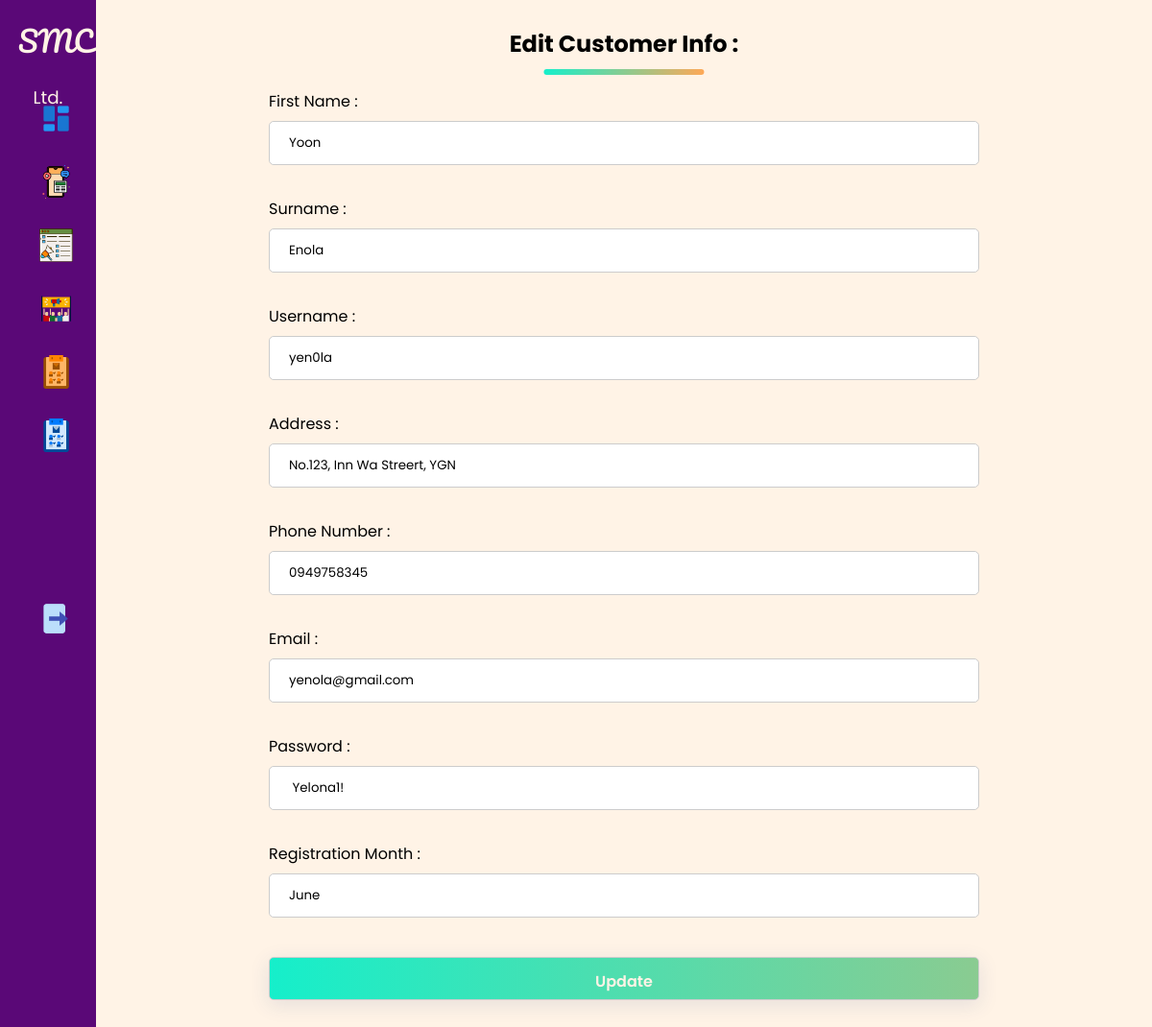
Page /CustomerEdit.php?CusID=1 on the committed database.
### tables this page shows
CREATE TABLE `customertb` (
  `CustomerID` int(11) NOT NULL,
  `FirstName` varchar(30) DEFAULT NULL,
  `Surname` varchar(30) DEFAULT NULL,
  `Username` varchar(30) DEFAULT NULL,
  `Address` varchar(255) DEFAULT NULL,
  `PhoneNo` varchar(30) DEFAULT NULL,
  `ProfileImage` varchar(255) DEFAULT NULL,
  `RegistrationMonth` varchar(30) DEFAULT NULL,
  `Email` varchar(50) DEFAULT NULL,
  `Password` varchar(50) DEFAULT NULL
);

### CustomerEdit.php (the view, shortened to what this page needs)
<?php
include('dbconnect.php');
$CustomerID = $_GET['CusID'];
$query = "SELECT * FROM customertb
        WHERE CustomerID='$CustomerID'";
$ret = mysqli_query($connect, $query);
$arr = mysqli_fetch_array($ret);
?>
<!DOCTYPE html>
<html lang="en">
<head>
    <link rel="stylesheet" type="text/css"
        href="Style/AdminStyle.css?<?php echo time(); ?>">
    <link rel="stylesheet"
        href="https://maxst.icons8.com/vue-static/landings/line-awesome/line-awesome/1.3.0/css/line-awesome.min.css">
    <link rel="stylesheet" href="https://cdnjs.cloudflare.com/ajax/libs/font-awesome/6.5.2/css/all.min.css">
</head>
<body> <input type="checkbox" id="nav-toggle">
    <div class="slidebar">
        <div class="slidebar-brand">
            <a href="Dashboard.php">SMC <span><small>Ltd.</small></span></a>
        </div>
        <div class="sliderbar-menu">
            <ul>
                <li>
                    <a href="Dashboard.php" class="active"><img src="admindata/ic-db.png" alt="Dashboard" /></span>
                    </a>
                </li>
                <li>
                    <a href="Media.php"><img src="admindata/ic-md.png" alt="media" />
                    </a>
                </li>
                <li>
                    <a href="CampaignType.php"><img src="admindata/ic-ct.png" alt="campaignType" />
                    </a>
                </li>
                <li>
                    <a href="Campaign.php"><img src="admindata/ic-cp.png" class="cp" alt="campaigns" />
                    </a>
                </li>
                <li>
                    <a href="CustomerList.php"> <img src="AdminData/ic-cus.png" alt="customerList" />
                    </a>
                </li>
                <li>
                    <a href="AdminList.php">
                        <img src="AdminData/ic-ad.png" alt="adminList" />
                    </a>
                </li>
                <li> <br><br><br><br><br>
                    <a href="AdminLogOut.php" class="logout"> <img src="admindata/icons8-logout-96.png" alt=""> </a>
                </li>
            </ul>
        </div>
    </div>
    <section class="Listing">
        <div class="Media">
            <form action="CustomerEdit.php" method="POST">
                <h1 class="section-title underline">Edit Customer Info :</h1>
                <label for="">First Name :</label>
                <input type="text" name="txtFirstName"
                    value="<?php echo $arr['FirstName'] ?>"
                    required><br><br>
                <label for="">Surname :</label>
                <input type="text" name="txtSurname"
                    value="<?php echo $arr['Surname'] ?>"
                    required><br><br>
                <label for="">Username :</label>
                <input type="text" name="txtUsername"
                    value="<?php echo $arr['Username'] ?>"
                    required><br><br>
                <label for="">Address :</label>
                <input type="text" name="txtAddress"
                    value="<?php echo $arr['Address'] ?>"
                    required><br><br>
                <label for="">Phone Number :</label>
                <input type="text" name="txtPhoneNo"
                    value="<?php echo $arr['PhoneNo'] ?>"
                    required><br><br>
                <label for="">Email :</label>
                <input type="text" name="txtEmail"
                    value="<?php echo $arr['Email'] ?>"
                    required><br><br>
                <label for="">Password :</label>
                <input type="text" name="txtPassword"
                    value="<?php echo $arr['Password'] ?>"
                    required><br><br>
                <label for="">Registration Month :</label>
                <input type="text" name="txtRegistrationMonth"
                    value="<?php echo $arr['RegistrationMonth'] ?>"
                    required><br><br>
                <input type="submit" name="btnUpdate" value="Update" id="" class="btn">
            </form>
        </div>
    </section>
</body>
</html>

### Style/AdminStyle.css (style rules this page uses)
:root { --main-color: hsl(172, 87%, 53%); --secondary-color: #bfe5c7; --Accent-color: hsl(39, 100%, 52%); --text-color: #000c19; --white-text: #fff3e6; --logo-color: hsl(284, 87%, 25%); --nav-bg: #0c3215; --text-grey: #838383; --shadow: 0 5px 20px 1px hsla(220, 63%, 33%, 0.1); --transition-1: 0.25s ease; --razzmatazz: hsl(170, 87%, 51%); --rajah: hsl(29, 99%, 67%); --t-bg-color: #ffdfbd; --gradient-2: linear-gradient(90deg, var(--razzmatazz), var(--rajah)); --transition-2: 0.35s ease; }
* { padding: 0; margin: 0; box-sizing: border-box; list-style: none; text-decoration: none; font-family: "Poppins", sans-serif; }
body { background: var(--white-text); }
.btn { width: 100%; height: 45px; background-image: var(--gradient-2); background-size: 200%; border: none; outline: none; border-radius: 6px; box-shadow: var(--shadow); cursor: pointer; font-size: 16px; color: var(--white-text); font-weight: 600; transition: var(--transition-2); }
.section-title { color: var(--st-patricks-blue); margin-block-end: 30px; max-width: max-content; margin-inline: auto; }
.underline { position: relative; }
.underline::before { content: ""; position: absolute; bottom: -15px; left: 50%; transform: translateX(-50%); width: 70%; height: 6px; background-image: var(--gradient-2); border-radius: 10px; }
h1 { text-align: center; }
.slidebar { width: 260px; position: fixed; left: 0; top: 0; height: 100%; background: var(--logo-color); transition: width 300ms; }
.slidebar-brand { height: 90px; padding: 1rem 0rem 1rem 2rem; }
.slidebar-brand a { font-family: "Pacifico", cursive; font-size: 30px; color: var(--white-text); }
.slidebar-brand a span { font-size: 22px; }
.slidebar-brand span { display: inline-block; padding-right: 1rem; }
.sliderbar-menu { margin-top: 1rem; }
.sliderbar-menu li { width: 100%; margin-bottom: 1.5rem; padding-left: 2rem; }
.sliderbar-menu a { display: block; color: var(--white-text); font-size: 1rem; transition: var(--transition-1); }
.sliderbar-menu a.logout { height: 50%; }
.sliderbar-menu .las, img { width: 35px; height: 35px; }
.Listing { transition: margin-left 300ms; margin-left: 260px; padding: 20px; }
.Media { margin: 1vh 20vh; }
.Media form input, .Media form textarea, .Media form select { display: inline-block; width: 100%; padding: 12px 20px; margin: 8px 0; border: 1px solid #ccc; border-radius: 5px; box-sizing: border-box; }
@media only screen and (max-width: 1200px) { .slidebar { width: 100px; } }
@media only screen and (max-width: 1200px) { .slidebar .slidebar-brand, .slidebar li { padding-left: 1rem; text-align: center; } }
@media only screen and (max-width: 1200px) { .slidebar li a { padding-left: 0rem; } }
@media only screen and (max-width: 1200px) { .main-content, .Listing { margin-left: 100px; } }

### rows in the picture
customertb: txtFirstName "Yoon", txtSurname "Enola", txtUsername "yen0la", txtAddress "No.123, Inn Wa Streert, YGN", txtPhoneNo "0949758345", txtEmail "yenola@gmail.com", txtPassword "Yelona1!", txtRegistrationMonth "June"
